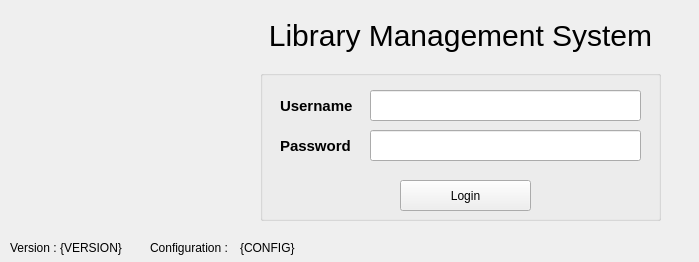
<?xml version="1.0" encoding="UTF-8"?>
<ui version="4.0">
 <class>LoginForm</class>
 <widget class="QWidget" name="LoginForm">
  <property name="geometry">
   <rect>
    <x>0</x>
    <y>0</y>
    <width>699</width>
    <height>262</height>
   </rect>
  </property>
  <property name="sizePolicy">
   <sizepolicy hsizetype="Fixed" vsizetype="Fixed">
    <horstretch>0</horstretch>
    <verstretch>0</verstretch>
   </sizepolicy>
  </property>
  <property name="windowTitle">
   <string>Login</string>
  </property>
  <property name="windowIcon">
   <iconset>
    <normaloff>../../assets/logo.svg</normaloff>../../assets/logo.svg</iconset>
  </property>
  <widget class="QLabel" name="labelPixmap">
   <property name="geometry">
    <rect>
     <x>30</x>
     <y>20</y>
     <width>200</width>
     <height>200</height>
    </rect>
   </property>
   <property name="sizePolicy">
    <sizepolicy hsizetype="Fixed" vsizetype="Fixed">
     <horstretch>0</horstretch>
     <verstretch>0</verstretch>
    </sizepolicy>
   </property>
   <property name="text">
    <string/>
   </property>
   <property name="pixmap">
    <pixmap>../../assets/logo.svg</pixmap>
   </property>
   <property name="scaledContents">
    <bool>true</bool>
   </property>
   <property name="alignment">
    <set>Qt::AlignCenter</set>
   </property>
  </widget>
  <widget class="QLabel" name="labelText_0">
   <property name="geometry">
    <rect>
     <x>260</x>
     <y>10</y>
     <width>401</width>
     <height>51</height>
    </rect>
   </property>
   <property name="styleSheet">
    <string notr="true">font-size: 30px;</string>
   </property>
   <property name="text">
    <string>Library Management System</string>
   </property>
   <property name="textFormat">
    <enum>Qt::PlainText</enum>
   </property>
   <property name="alignment">
    <set>Qt::AlignCenter</set>
   </property>
  </widget>
  <widget class="QGroupBox" name="groupBox">
   <property name="geometry">
    <rect>
     <x>260</x>
     <y>70</y>
     <width>401</width>
     <height>151</height>
    </rect>
   </property>
   <property name="title">
    <string/>
   </property>
   <widget class="QLabel" name="labelText_1">
    <property name="geometry">
     <rect>
      <x>20</x>
      <y>20</y>
      <width>81</width>
      <height>31</height>
     </rect>
    </property>
    <property name="styleSheet">
     <string notr="true">font-size: 15px; font-weight: 600;</string>
    </property>
    <property name="text">
     <string>Username</string>
    </property>
    <property name="textFormat">
     <enum>Qt::PlainText</enum>
    </property>
   </widget>
   <widget class="QLabel" name="labelText_2">
    <property name="geometry">
     <rect>
      <x>20</x>
      <y>60</y>
      <width>81</width>
      <height>31</height>
     </rect>
    </property>
    <property name="styleSheet">
     <string notr="true">font-size: 15px; font-weight: 600;</string>
    </property>
    <property name="text">
     <string>Password</string>
    </property>
    <property name="textFormat">
     <enum>Qt::PlainText</enum>
    </property>
   </widget>
   <widget class="QLineEdit" name="lineEditUsername">
    <property name="geometry">
     <rect>
      <x>110</x>
      <y>20</y>
      <width>271</width>
      <height>31</height>
     </rect>
    </property>
   </widget>
   <widget class="QLineEdit" name="lineEditPassword">
    <property name="geometry">
     <rect>
      <x>110</x>
      <y>60</y>
      <width>271</width>
      <height>31</height>
     </rect>
    </property>
    <property name="echoMode">
     <enum>QLineEdit::Password</enum>
    </property>
   </widget>
   <widget class="QPushButton" name="pushButtonLogin">
    <property name="geometry">
     <rect>
      <x>140</x>
      <y>110</y>
      <width>131</width>
      <height>31</height>
     </rect>
    </property>
    <property name="text">
     <string>Login</string>
    </property>
    <property name="icon">
     <iconset>
      <normaloff>../../assets/in.svg</normaloff>../../assets/in.svg</iconset>
    </property>
   </widget>
  </widget>
  <widget class="QLabel" name="labelText_3">
   <property name="geometry">
    <rect>
     <x>10</x>
     <y>240</y>
     <width>49</width>
     <height>16</height>
    </rect>
   </property>
   <property name="text">
    <string>Version :</string>
   </property>
  </widget>
  <widget class="QLabel" name="labelVersion">
   <property name="geometry">
    <rect>
     <x>60</x>
     <y>240</y>
     <width>71</width>
     <height>16</height>
    </rect>
   </property>
   <property name="text">
    <string>{VERSION}</string>
   </property>
  </widget>
  <widget class="QLabel" name="labelConfig">
   <property name="geometry">
    <rect>
     <x>240</x>
     <y>240</y>
     <width>441</width>
     <height>16</height>
    </rect>
   </property>
   <property name="text">
    <string>{CONFIG}</string>
   </property>
  </widget>
  <widget class="QLabel" name="labelText_4">
   <property name="geometry">
    <rect>
     <x>150</x>
     <y>240</y>
     <width>81</width>
     <height>16</height>
    </rect>
   </property>
   <property name="text">
    <string>Configuration : </string>
   </property>
  </widget>
 </widget>
 <resources/>
 <connections/>
</ui>
